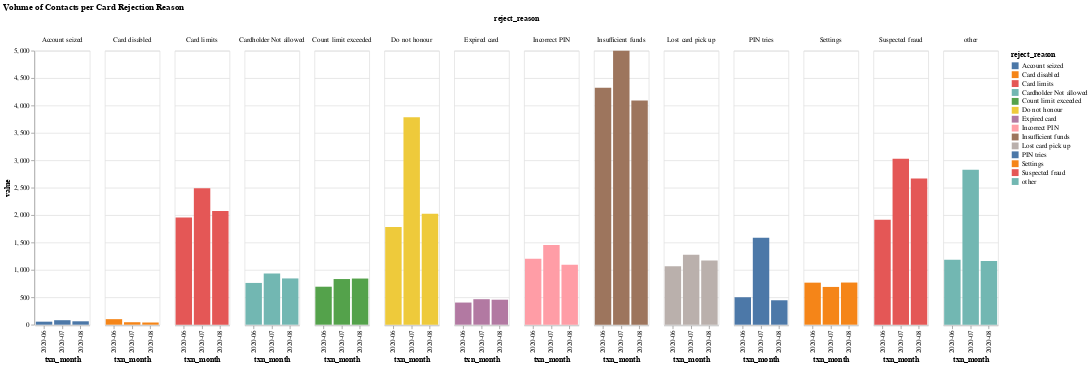

Notebook code for this chart:
### Markdown cell above
And below we can see the detail of contact volume per transaction rejection reason. Here we can once again see that the reason 'Insufficient funds' has the highest volume both for card transactions and direct debits.

### Code cell
card_contacts_reason = card_contacts_per_month[
    card_contacts_per_month["label"] == "sum_contact"
]
card_contacts_reason = card_contacts_reason[
    card_contacts_reason["reject_reason"] != "ALL AR"
]
af.column_multi(
    card_contacts_reason,
    "reject_reason:N",
    "txn_month:O",
    "value:Q",
    "reject_reason:N",
    80,
    400,
    "x",
).properties(title="Volume of Contacts per Card Rejection Reason")

### Figure 1 — Vega-Lite specification as saved in the notebook (floating-point values rounded to 4 significant figures)
{"config": {"view": {"continuousWidth": 400, "continuousHeight": 300}}, "data": {"name": "data-5d42b5beafe85c88e1ff6c731336dfed"}, "mark": "bar", "encoding": {"color": {"type": "nominal", "field": "reject_reason"}, "column": {"type": "nominal", "field": "reject_reason"}, "tooltip": {"type": "quantitative", "field": "value"}, "x": {"type": "ordinal", "field": "txn_month", "sort": "x"}, "y": {"type": "quantitative", "field": "value"}}, "height": 400, "title": "Volume of Contacts per Card Rejection Reason", "width": 80, "$schema": "https://vega.github.io/schema/vega-lite/v4.8.1.json", "datasets": {"data-5d42b5beafe85c88e1ff6c731336dfed": [{"txn_month": "2020-07", "reject_reason": "Count limit exceeded", "transaction_group": "card", "label": "sum_contact", "value": 833.0}, {"txn_month": "2020-07", "reject_reason": "other", "transaction_group": "card", "label": "sum_contact", "value": 2826.0}, {"txn_month": "2020-07", "reject_reason": "Insufficient funds", "transaction_group": "card", "label": "sum_contact", "value": 4997.0}, {"txn_month": "2020-07", "reject_reason": "Settings", "transaction_group": "card", "label": "sum_contact", "value": 689.0}, {"txn_month": "2020-08", "reject_reason": "Count limit exceeded", "transaction_group": "card", "label": "sum_contact", "value": 842.0}, {"txn_month": "2020-07", "reject_reason": "Expired card", "transaction_group": "card", "label": "sum_contact", "value": 465.0}, {"txn_month": "2020-06", "reject_reason": "Lost card pick up", "transaction_group": "card", "label": "sum_contact", "value": 1066.0}, {"txn_month": "2020-08", "reject_reason": "Expired card", "transaction_group": "card", "label": "sum_contact", "value": 456.0}, {"txn_month": "2020-06", "reject_reason": "Count limit exceeded", "transaction_group": "card", "label": "sum_contact", "value": 693.0}, {"txn_month": "2020-08", "reject_reason": "Incorrect PIN", "transaction_group": "card", "label": "sum_contact", "value": 1092.0}, {"txn_month": "2020-06", "reject_reason": "Settings", "transaction_group": "card", "label": "sum_contact", "value": 767.0}, {"txn_month": "2020-08", "reject_reason": "Lost card pick up", "transaction_group": "card", "label": "sum_contact", "value": 1172.0}, {"txn_month": "2020-08", "reject_reason": "Settings", "transaction_group": "card", "label": "sum_contact", "value": 769.0}, {"txn_month": "2020-06", "reject_reason": "Do not honour", "transaction_group": "card", "label": "sum_contact", "value": 1781.0}, {"txn_month": "2020-08", "reject_reason": "Card limits", "transaction_group": "card", "label": "sum_contact", "value": 2074.0}, {"txn_month": "2020-06", "reject_reason": "other", "transaction_group": "card", "label": "sum_contact", "value": 1183.0}, {"txn_month": "2020-07", "reject_reason": "Do not honour", "transaction_group": "card", "label": "sum_contact", "value": 3784.0}, {"txn_month": "2020-08", "reject_reason": "Insufficient funds", "transaction_group": "card", "label": "sum_contact", "value": 4089.0}, {"txn_month": "2020-06", "reject_reason": "PIN tries", "transaction_group": "card", "label": "sum_contact", "value": 501.0}, {"txn_month": "2020-06", "reject_reason": "Card disabled", "transaction_group": "card", "label": "sum_contact", "value": 101.0}, {"txn_month": "2020-07", "reject_reason": "Card limits", "transaction_group": "card", "label": "sum_contact", "value": 2490.0}, {"txn_month": "2020-08", "reject_reason": "Cardholder Not allowed", "transaction_group": "card", "label": "sum_contact", "value": 844.0}, {"txn_month": "2020-06", "reject_reason": "Incorrect PIN", "transaction_group": "card", "label": "sum_contact", "value": 1204.0}, {"txn_month": "2020-07", "reject_reason": "PIN tries", "transaction_group": "card", "label": "sum_contact", "value": 1585.0}, {"txn_month": "2020-08", "reject_reason": "Account seized", "transaction_group": "card", "label": "sum_contact", "value": 62.0}, {"txn_month": "2020-08", "reject_reason": "Suspected fraud", "transaction_group": "card", "label": "sum_contact", "value": 2666.0}, {"txn_month": "2020-08", "reject_reason": "Card disabled", "transaction_group": "card", "label": "sum_contact", "value": 40.0}, {"txn_month": "2020-06", "reject_reason": "Cardholder Not allowed", "transaction_group": "card", "label": "sum_contact", "value": 762.0}, {"txn_month": "2020-08", "reject_reason": "Do not honour", "transaction_group": "card", "label": "sum_contact", "value": 2023.0}, {"txn_month": "2020-07", "reject_reason": "Account seized", "transaction_group": "card", "label": "sum_contact", "value": 82.0}, {"txn_month": "2020-08", "reject_reason": "PIN tries", "transaction_group": "card", "label": "sum_contact", "value": 446.0}, {"txn_month": "2020-07", "reject_reason": "Suspected fraud", "transaction_group": "card", "label": "sum_contact", "value": 3027.0}, {"txn_month": "2020-06", "reject_reason": "Expired card", "transaction_group": "card", "label": "sum_contact", "value": 404.0}, {"txn_month": "2020-07", "reject_reason": "Cardholder Not allowed", "transaction_group": "card", "label": "sum_contact", "value": 935.0}, {"txn_month": "2020-07", "reject_reason": "Card disabled", "transaction_group": "card", "label": "sum_contact", "value": 45.0}, {"txn_month": "2020-06", "reject_reason": "Card limits", "transaction_group": "card", "label": "sum_contact", "value": 1956.0}, {"txn_month": "2020-06", "reject_reason": "Insufficient funds", "transaction_group": "card", "label": "sum_contact", "value": 4326.0}, {"txn_month": "2020-07", "reject_reason": "Lost card pick up", "transaction_group": "card", "label": "sum_contact", "value": 1275.0}, {"txn_month": "2020-07", "reject_reason": "Incorrect PIN", "transaction_group": "card", "label": "sum_contact", "value": 1452.0}, {"txn_month": "2020-06", "reject_reason": "Suspected fraud", "transaction_group": "card", "label": "sum_contact", "value": 1915.0}, {"txn_month": "2020-06", "reject_reason": "Account seized", "transaction_group": "card", "label": "sum_contact", "value": 55.0}, {"txn_month": "2020-08", "reject_reason": "other", "transaction_group": "card", "label": "sum_contact", "value": 1160.0}]}}
